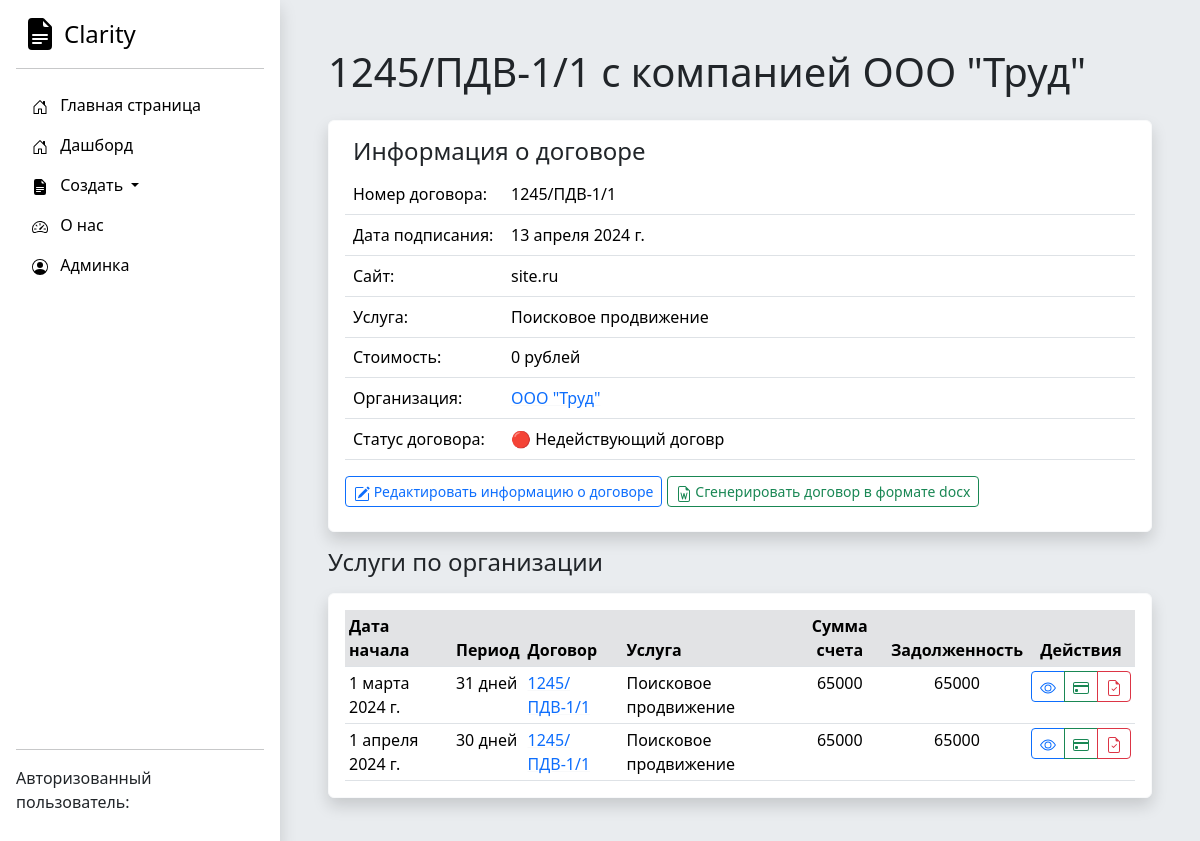
/dogovor/1/, run on an earlier commit of the app's database.
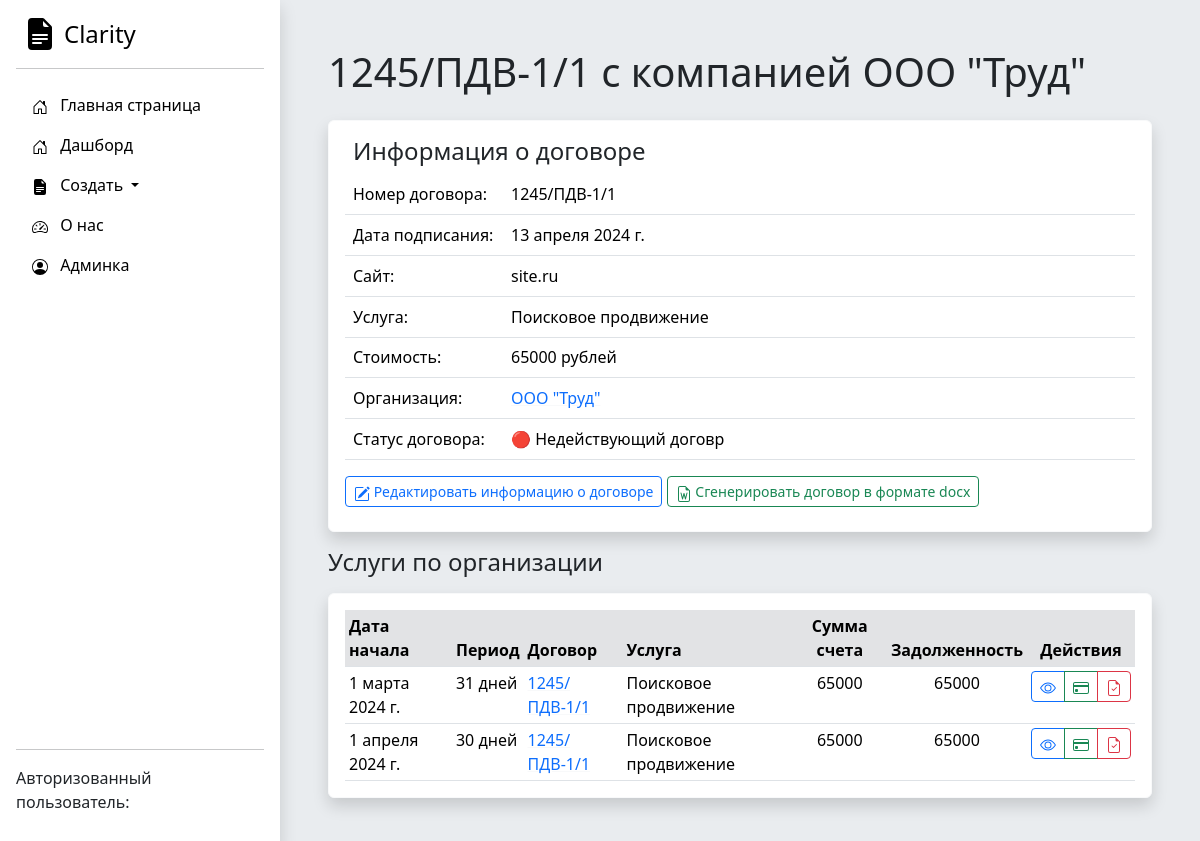
And on a later commit of the database.
### Accounting/models.py (models this page shows, shortened)
class Dogovor(models.Model):
    nomer_dogovora = models.CharField('Номер договора', max_length=250)
    date_of_signing = models.DateField('Дата начала действия договора')
    web_site = models.CharField('Веб сайт', max_length=250)
    contract_completed = models.BooleanField('Активный договор')
    basic_price = models.IntegerField('Цена догвора')
    service_type = models.ForeignKey(Service_type, on_delete=models.DO_NOTHING)
    organization = models.ForeignKey(Organization, on_delete=models.CASCADE)
    class Meta:
        verbose_name = "Договор"
        verbose_name_plural = "Договоры"

class Organization(models.Model):
    full_name = models.CharField('Полное наименование', max_length=250)
    short_name = models.CharField('Краткое наименование', max_length=250)
    inn = models.IntegerField('ИНН')
    kpp = models.IntegerField('КПП')
    ur_adres = models.TextField('Юридический адрес')
    management_full_name = models.CharField('Управляющее лицо', max_length=250)
    management_post = models.CharField('Должность управляющего лица', max_length=250)
    class Meta:
        verbose_name = "Юридическое лицо"
        verbose_name_plural = "Юридические лица"

class Service_type(models.Model):
    service_type = models.CharField('Название направления оказываемых услуг', max_length=250)
    regular = models.BooleanField('Регулярная услуга, нужно выставлять ежемесячный счет')
    def __str__(self):
        return self.service_type
    class Meta:
        verbose_name = "Направление услуги"
        verbose_name_plural = "Направления услуг"

### Accounting/views.py (the view)
# urls.py: path('dogovor/<int:pk>/', views.dogovor_detail, name='dogovor-detail'),
def dogovor_detail(request, pk):
    dogovor_list = Dogovor.objects.get(id=pk)
    service_list = Service.objects.filter(dogovor=dogovor_list)
    for el in service_list:
        el.period = (el.date_end - el.date_start).days + 1
    for el in service_list:
        el.debt = el.price - el.payment_made
    context = {
        'dogovor_list': dogovor_list,
        'service_list': service_list
    }
    return render(request, 'Accounting/dogovor-detail.html', context)

### DAM/templates/Accounting/dogovor-detail.html (shortened to what this page needs)
{% extends 'Accounting/base.html' %}
{% block content %}
<h1 class="mb-4">{{ dogovor_list.nomer_dogovora }} с компанией {{ dogovor_list.organization.short_name }}</h1>
<div class="card border-light shadow p-3 bg-body rounded">
    <h4 class="ms-2">Информация о договоре</h4>
        <table class="table table-hover ">
  <tbody>
    <tr>
      <td width="20%" >Номер договора:</td>
      <td>{{ dogovor_list.nomer_dogovora }}</td>
    </tr>
    <tr>
      <td>Дата подписания:</td>
      <td>{{ dogovor_list.date_of_signing }}</td>
    </tr>
    <tr>
      <td>Сайт:</td>
      <td>{{ dogovor_list.web_site }}</td>
    </tr>
    <tr>
      <td>Услуга:</td>
      <td>{{ dogovor_list.service_type }}</td>
    </tr>
    <tr>
    <tr>
      <td>Стоимость:</td>
      <td>{{ dogovor_list.basic_price }} рублей</td>
    </tr>
    <tr>
      <td>Организация:</td>
      <td> <a class="link-underline-light" href="/organization/{{ dogovor_list.organization.id }}">{{ dogovor_list.organization.short_name }}</a></td>
    </tr>
    <tr>
      <td>Статус договора:</td>
      <td>{% if dogovor_list.contract_completed is True %} 🟢 Действующий договор {% else %} 🔴 Недействующий договр {% endif %}</td>
    </tr>
  </tbody>
</table>
<div class="d-grid gap-2 d-md-block">
  <a class="btn btn-outline-primary btn-sm mb-2" role="button" href="{% url 'dogovor-edit' dogovor_list.pk %}">
    Редактировать информацию о договоре
  </a>
  <a class="btn btn-outline-success btn-sm mb-2" role="button" href="/dogovor/{{ dogovor_list.id }}/generate">
    Сгенерировать договор в формате docx
  </a>
</div>
</div>
{% if service_list %}
<h4 class="mt-3">Услуги по организации</h4>
<div class="card border-light shadow p-3 bg-body rounded mt-3">
<div class="card-body px-0 py-0">
<div class="table-responsive scrollbar">
    <table class="table table-sm fs-10 mb-0 overflow-hidden">
        <thead >
            <tr>
                <th class="bg-secondary-subtle">Дата начала</th>
                <th class="bg-secondary-subtle">Период</th>
                <th class="bg-secondary-subtle">Договор</th>
                <th class="bg-secondary-subtle">Услуга</th>
                <th class="bg-secondary-subtle text-center">Сумма счета</th>
                <th class="bg-secondary-subtle text-center">Задолженность</th>
                <th class="bg-secondary-subtle text-center">Действия</th>
            </tr>
        </thead>
        <tbody>
{% for el in service_list %}
<tr>
    <td>{{ el.date_start }}</td>
    <td>{{ el.period }} дней</td>
    <td><a class="link-underline-light" href="/dogovor/{{ el.dogovor.id }}">{{ el.dogovor.nomer_dogovora }}</a> </td>
    <td>{{ el.dogovor.service_type }}</td>
    <td class="text-center">{{ el.price }}</td>
    <td class="text-center">{{ el.debt }}</td>
    <td class="text-center">
        <div class="btn-group" role="group" aria-label="Basic mixed styles example">
          <a role="button" class="btn btn-outline-primary btn-sm" href="{% url 'service-detail' el.pk %}">
          </a>
          <a role="button" class="btn btn-outline-success btn-sm" href="{% url 'service-generate-bill' el.pk %}">
          </a>
          <a role="button" class="btn btn-outline-danger btn-sm" href="{% url 'service-generate-act' el.pk %}">
          </a>
        </div>
    </td>
</tr>
{% endfor %}
        </tbody>
    </table>
</div>
</div>
</div>
{% endif %}
{% endblock %}

What changed in the data, as far as the page shows it:
changed Dogovor "1245/ПДВ-1/1": basic_price "0" → "65000"
